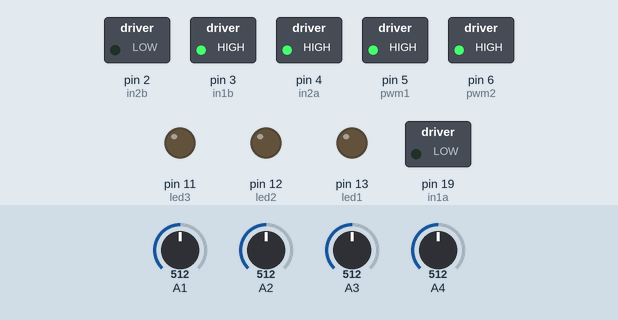
A sketch run on a simulated Arduino Uno, built with avr-gcc and run on an emulated ATmega328P. Parts: switched loads named in the sketch (green lamp = pin HIGH), output pins drawn as LEDs (lit = HIGH). Dashed ring = blinking. Inputs (shaded band) come from the test bench; at power-on: A2 = 512, A4 = 512, A1 = 512, A3 = 512.

Above: at 1.8 s.
1.9 s: A2 set to 409
6.0 s: A2 set to 391
At 6.8 s:
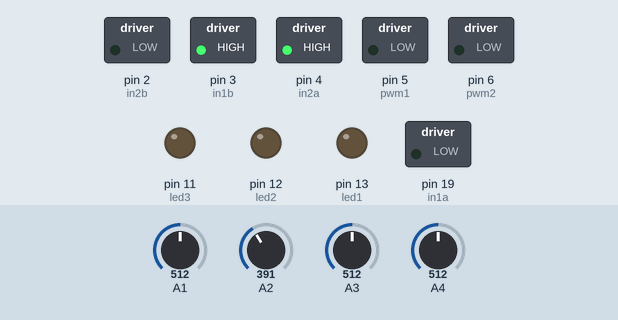
7.5 s: A4 set to 406
9.0 s: A4 set to 387
At 9.6 s:
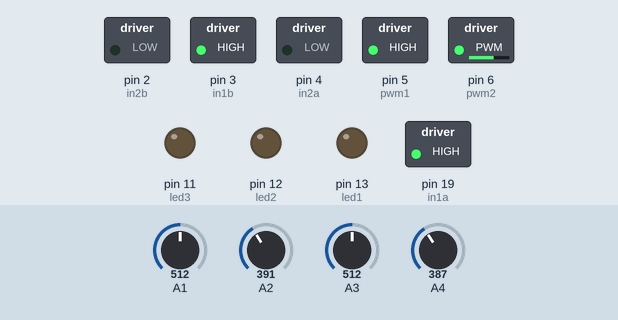
12.5 s: A2 set to 410
At 13.0 s:
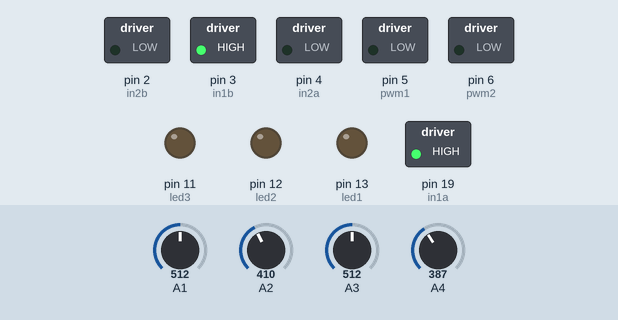
14.0 s: A2 set to 390
At 14.15 s:
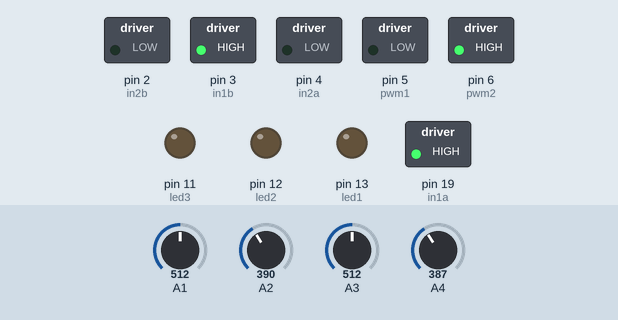
Timing chart, 0 to 18.5 s (numbered marks = the images above; inputs shaded):
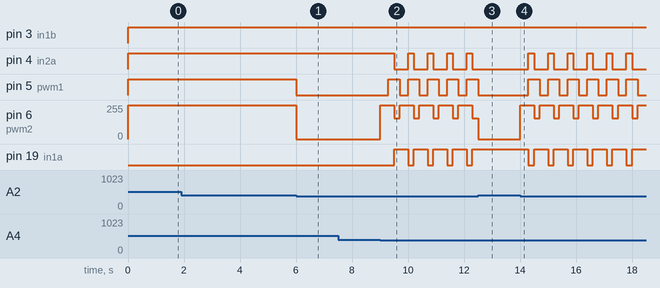

The sketch:

CodigoMiniSumoCompleto.ino
```cpp
//                                                        -----Define los estados HIGH,LOW de cada led-----
#define led1on digitalWrite(led1, HIGH);
#define led2on digitalWrite(led2, HIGH);
#define led3on digitalWrite(led3, HIGH);
#define led1off digitalWrite(led1, LOW);
#define led2off digitalWrite(led2, LOW);
#define led3off digitalWrite(led3, LOW);

//--------------------U_U---------------------U_U------------------------U_U---------------------------U_U----------------------------U_U-----------------------------------

//                                                            ------Declaramos nuestras variables-----

//Crea una variable a cada led
const int led1 = 13;
const int led2 = 12;
const int led3 = 11;

int adcd=0; //sensor de piso derecho QTR1
int adci=0; //sensor de piso izquierdo QTR2
int sharpd = 0; //sensor proximidad derecho QTR1 A4
int sharpi = 0; //sensor proximidad izquierdo QTR1 A2
int QT1=0;
int QT2=0;

const int in1a = 19; //direccion motor 1(derecho) hacia adelante
const int in1b = 3; //direccion motor 1(derecho) reversa

const int in2a = 4; //direccion motor 2(izquierdo) hacia adelante
const int in2b = 2; //direccion motor 2(izquierdo) reversa

const int pwm1 = 5; //PWM motor 1 Derecho
const int pwm2 = 6; //PWM motor 2 Izquierdo

const int limite = 50;


//--------------------U_U---------------------U_U------------------------U_U---------------------------U_U----------------------------U_U-----------------------------------

//                                                                -----Generamos la estructura-----

typedef enum{
  BUSCANDO = 0,
  DEFENSA,
  ATAQUE,
  EVADIR
}ST_ROBOT;

ST_ROBOT st_robot = BUSCANDO;


//--------------------U_U---------------------U_U------------------------U_U---------------------------U_U----------------------------U_U-----------------------------------
//                                                                        -----Funciones-----

//Generamos función para declarar las variables:
void variables(){
  //configuracion de condiciones iniciales
  pinMode(led1,OUTPUT);
  pinMode(led2,OUTPUT);
  pinMode(led3,OUTPUT);

  pinMode(in1a,OUTPUT);
  pinMode(in1b,OUTPUT);
  pinMode(in2a,OUTPUT);
  pinMode(in2b,OUTPUT);

  pinMode(pwm1,OUTPUT);
  pinMode(pwm2,OUTPUT);
}


void lecturaSensores(){
  //lectura de los sensores de piso y los sharp:
 adcd = analogRead(1); // Lee sensor Derecho
 adci = analogRead(3); // Lee sensor Izquierdo
 sharpi = analogRead(2);
 sharpd = analogRead(4);
}


void evasion(){
  //Para tener en cuenta:
  /*
   * adcd <= 65 -> Blanco
   * adci >= 65 -> Negro
   */
  if(adcd<=65 && adci>65){
  led1on;
  motors(255,-255);
 }else if(adcd>65 && adci<=65){
  led2on;
  motors(-255,255);
 }else if(adcd<=65 && adci<=65){
  led3on;
  motors(-255,255);
 }else{
  led1off;
  led2off;
  led3off;
  motors(0,0);
  //estado = Buscando;
 }
}

void evasion2(){
  //Quedarse quieto (Buscando):
  int limite = 50; //Tener en cuenta que puede llegar a colocar problemas por no tener luz en el hueco.
  int velocidadEvasion = 255;

  if(adcd <= limite && adci >= limite){
    //Evada hacia la izquierda:
    led1on;
    motors(velocidadEvasion, -velocidadEvasion);
    delay(500);
    motors(0,0);
  }else if(adcd >= limite && adci <= limite){
    //Evada hacia la derecha:
    led2on;
    motors(-velocidadEvasion, velocidadEvasion);
    delay(500);
    motors(0,0);
  }else if(adcd >= limite && adci <= limite){
    //Cambie de posición 180°:
    led3on;
    motors(-velocidadEvasion, velocidadEvasion);
    delay(500);
    motors(0,0);
  }else{
    //Estado = buscando:
    led1off;
    led2off;
    led3off;
    motors(0,0);
  }
}


void ataqueDeFrente(){
  //if(adcd >= limite && adci >= limite){
    if(sharpi>400 && sharpd>400){
      motors(255,255);


      delay(1000);
      motors(0,0);
      //delay(5000);
      //motors(0,0);

  }
 //}
}


void busqueda(){
  //while(adcd <= limite && adci >= limite){
    if(sharpi<400 && sharpd<400){

      //Comienza la busqueda:
      motors(255,0);
      delay(300);
      motors(0,0);
      //
      if(sharpi<400 && sharpd<400){
        motors(255,255);
        delay(200);
        motors(0,0);
        if(sharpi<400 && sharpd<400){
          //
          motors(-100,255);
          delay(200);
          motors(0,0);
        }
      }
    }
  //}
}


//--------------------U_U---------------------U_U------------------------U_U---------------------------U_U----------------------------U_U-----------------------------------
//                                            -----Funciones no modificables-----

//Colocamos función para que los motores funcionen.
//Importante: No cambiar.
int motors(int speedL, int speedR){
  if(speedL>0 && speedR<0){ // detecta sensor derecho llanta derecha

      digitalWrite(in1b,LOW); //lanta der adelante
      digitalWrite(in1a,LOW); //llanta iz atras
      digitalWrite(in2b,HIGH); //lanta der atras
      digitalWrite(in2a,HIGH); //llanta iz adelante


  }else if(speedL<0 && speedR>0){//sensor izquierdo se prende llanta izquierda

      digitalWrite(in2b,LOW); //lanta der atras
      digitalWrite(in2a,LOW); //llanta iz adelante
      digitalWrite(in1b,HIGH); //lanta der adelante
      digitalWrite(in1a,HIGH); //llanta iz atras


  }else if(speedL>0 && speedR>0){

      digitalWrite(in2b,LOW); //lanta der atras
      digitalWrite(in1a,LOW); //llanta iz atras
      digitalWrite(in1b,HIGH); //lanta der adelante
      digitalWrite(in2a,HIGH); //llanta iz adelante

  }
  analogWrite(pwm1,speedR);
  analogWrite(pwm2,speedL);
}

//--------------------U_U---------------------U_U------------------------U_U---------------------------U_U----------------------------U_U-----------------------------------
//--------------------U_U---------------------U_U------------------------U_U---------------------------U_U----------------------------U_U-----------------------------------


//Definimos nuestro setup():
void setup() {
 //Traemos la función que nos permite traer las variables:
 variables();

}

//Definimos nuestro void loop():
void loop(){
  //---------------Traemos funciones--------------:

  lecturaSensores();
  //Usamos una función que constantemente esté buscando al adversario.
  busqueda();
  //calibrado: evasión 2
  //evasion2();
  ataqueDeFrente();
}
```

Measured:
- the behaviour switches between 401 and 400 on A2 (found by bisection; images 0 and 1)
- the behaviour switches between 400 and 399 on A4 (found by bisection; images 1 and 2)
- after the input at 6.0 s, pin 5 (pwm1): HIGH → LOW at once; pin 6 (pwm2): 255/255 → 0/255 at once
- after the input at 7.5 s, every drawn part: stays the same
- after the input at 9.0 s, pin 4 (in2a): alternates HIGH for 0.20 s and LOW for 0.50 s, starting after 0.50 s; pin 5 (pwm1): alternates HIGH for 0.40 s and LOW for 0.30 s, starting after 0.30 s
- after the input at 12.5 s, pin 4 (in2a): stops changing and stays LOW; pin 5 (pwm1): goes on until 12.5 s, then stays LOW; pin 19 (in1a): stops changing and stays HIGH
- after the input at 14.0 s, pin 4 (in2a): alternates HIGH for 0.20 s and LOW for 0.50 s, starting after 0.30 s; pin 5 (pwm1): alternates HIGH for 0.40 s and LOW for 0.30 s, starting after 0.30 s
